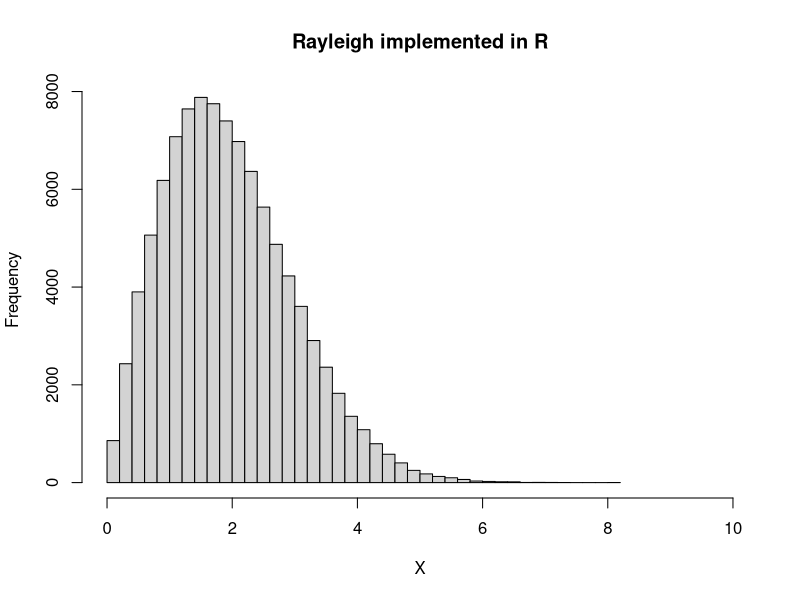
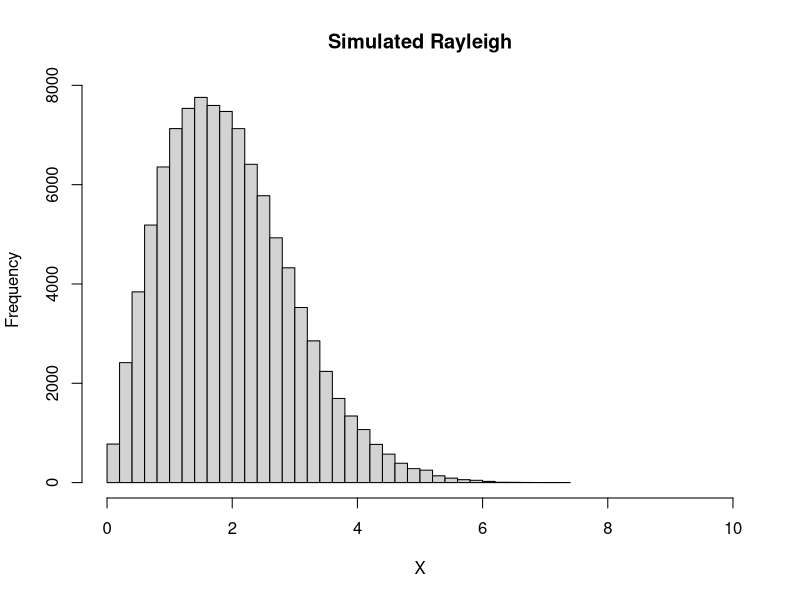
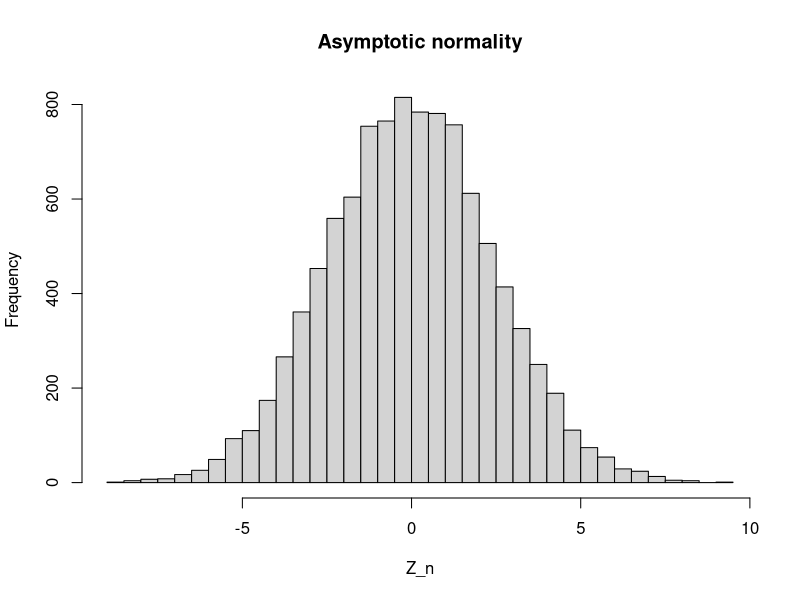
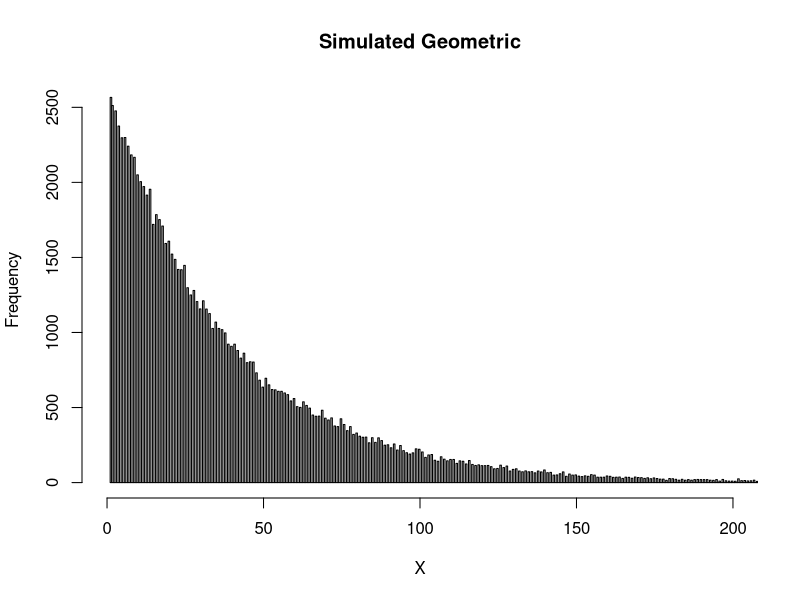
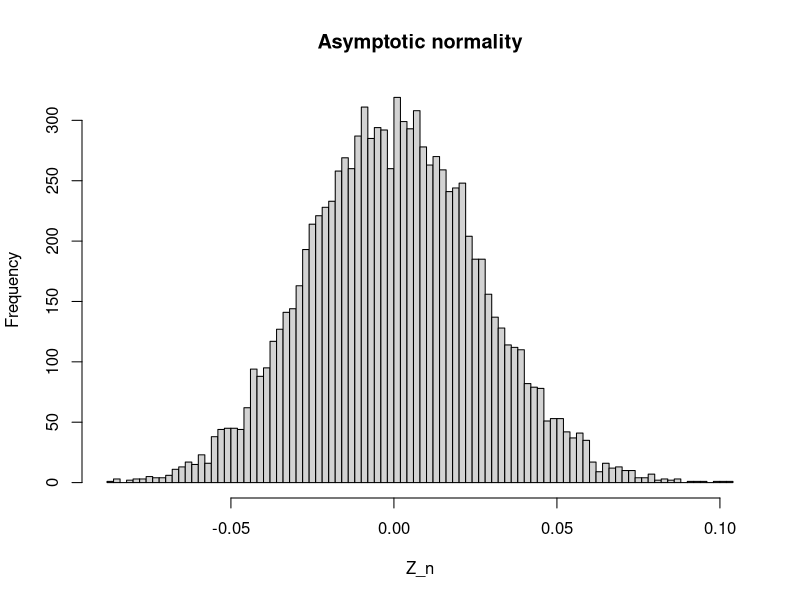
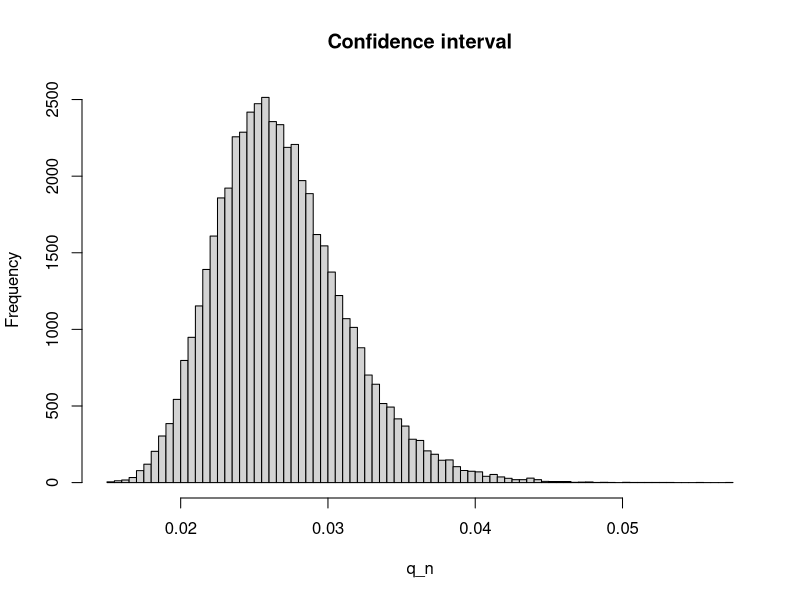

Source code (R) for these figures, in order:
## ---- chunk 1
X = c(2.5, 1.8, 2.9, 0.9, 2.1, 1.7, 2.2, 2.8)
n = length(X)
a = sum(X^2)/(2*n)
p = (1-exp(-18/a))^999
## ---- chunk 2
library("VGAM")
## ---- chunk 3
n = 100000
X = rrayleigh(n, scale=sqrt(a))
hist(X, nclass=50, xlim = c(0,10), main = "Rayleigh implemented in R")
## ---- chunk 4
n = 100000
U = runif(n)
X = sqrt(-2*a*log(U))
hist(X, nclass=50, xlim = c(0,10), main = "Simulated Rayleigh")
## ---- chunk 5
N = 100000
n = 10
E = 0
for (k in 1:N){
  X = rrayleigh(n, scale=sqrt(a))
  E = E + 1/(2*n)*sum(X^2) - a
}
E = E/N
E
## ---- chunk 6
N = 100000
n = 10
I = n/a^2  # Fisher information
V = 0
for (k in 1:N){
  X = rrayleigh(n, scale=sqrt(a))
  dV = 1/(2*n)*sum(X^2) - a
  V = V + dV^2
}
V = V/N
V
## ---- chunk 7
n = 10000 # Size of the observations for each a_n
N = 10000   # Number of samples of Z_n
Z_n = rep(0,N)
for (k in 1:N){
  X = rrayleigh(n, scale=sqrt(a))
  a_n = 1/(2*n)*sum(X^2)
  Z_n[k] = sqrt(n)*(a_n - a)
}
hist(Z_n, breaks=40, main = "Asymptotic normality")
## ---- chunk 8
X = c(44, 9, 11, 59, 81, 19, 89, 10, 24, 07, 21, 90, 38, 01, 15, 22, 29, 19, 37, 26, 219, 2, 57, 11, 34, 69, 12, 21, 28, 34, 05, 07, 15, 06, 129, 14, 18, 02, 156)
n = length(X)
p = (n)/sum(X)
## ---- chunk 9
t_alpha = 2.021 #quantile for student law for n = 40, closest value available.
Xn=mean(X)
Sn=sqrt(mean((X-Xn)**2)*n/(n-1))
a = 1/(Xn+Sn*t_alpha/sqrt(n))
b = 1/(Xn-Sn*t_alpha/sqrt(n))
## ---- chunk 10
n = 100000
U = runif(n)
X = ceiling(log(1-U)/log(1-p))
hist(X, nclass=800, xlim = c(0,200), main = "Simulated Geometric")
## ---- chunk 11
n = 10000 # Size of the observations for each q_n
N = 10000   # Number of samples of Z_n
Z_n = rep(0,N)
for (k in 1:N)
  {
  U = runif(n)
  X = ceiling(log(1-U)/log(1-p))
  p_n = 1/mean(X)
  Z_n[k] = sqrt(n)*(p_n - p)
  }
hist(Z_n, breaks=100, main = "Asymptotic normality")
var_emp = mean(Z_n**2)
var_theo = p^2*(1-p)
## ---- chunk 12
n = 39 # Size of the observations for each q_n
N = 50000   # Number of samples of Z_n
count = 0
q_n = rep(0,N)
for (k in 1:N)
  {
  U = runif(n)
  X = ceiling(log(1-U)/log(1-p))
  p_n = 1/mean(X)
  q_n[k] = p_n
  if (a<p_n & p_n<b)
  {
    count = count + 1
  }
  }
hist(q_n, breaks=100, main = "Confidence interval")
